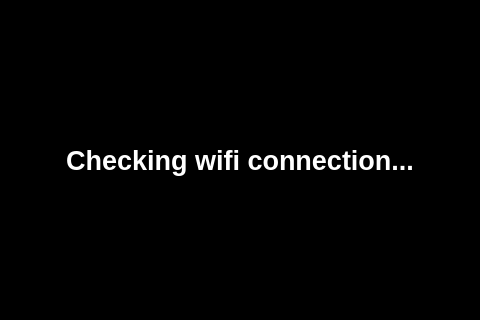
<?xml version="1.0" encoding="UTF-8"?>
<ui version="4.0">
 <class>MainWindow</class>
 <widget class="QMainWindow" name="MainWindow">
  <property name="geometry">
   <rect>
    <x>0</x>
    <y>0</y>
    <width>480</width>
    <height>320</height>
   </rect>
  </property>
  <property name="minimumSize">
   <size>
    <width>480</width>
    <height>320</height>
   </size>
  </property>
  <property name="maximumSize">
   <size>
    <width>480</width>
    <height>320</height>
   </size>
  </property>
  <property name="windowTitle">
   <string>MainWindow</string>
  </property>
  <property name="styleSheet">
   <string notr="true">background-color: rgb(0, 0, 0);</string>
  </property>
  <widget class="QWidget" name="centralwidget">
   <layout class="QHBoxLayout" name="horizontalLayout">
    <item>
     <widget class="QLabel" name="label">
      <property name="font">
       <font>
        <family>Arial</family>
        <pointsize>20</pointsize>
        <bold>true</bold>
       </font>
      </property>
      <property name="styleSheet">
       <string notr="true">background-color: rgb(0, 0, 0);
color: rgb(255, 255, 255);</string>
      </property>
      <property name="text">
       <string>Checking wifi connection...</string>
      </property>
      <property name="alignment">
       <set>Qt::AlignCenter</set>
      </property>
     </widget>
    </item>
   </layout>
  </widget>
 </widget>
 <resources/>
 <connections/>
</ui>
